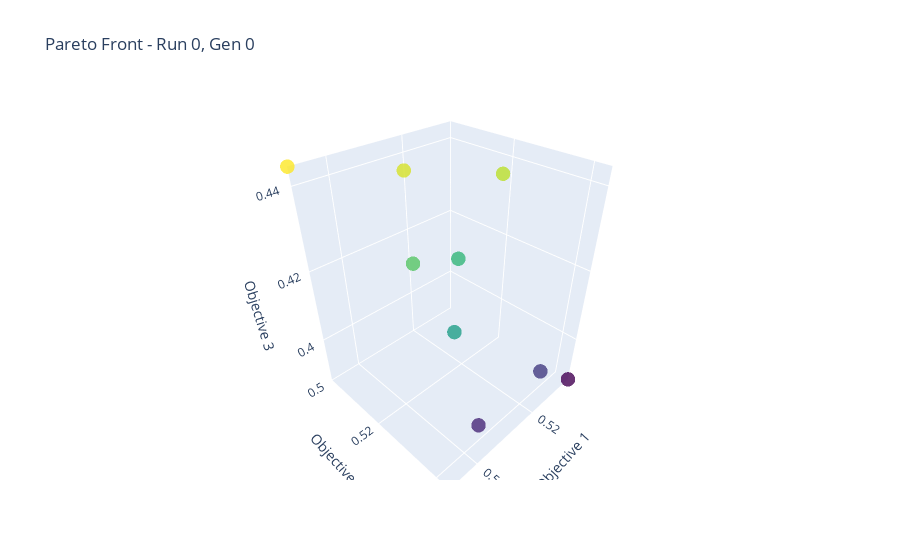
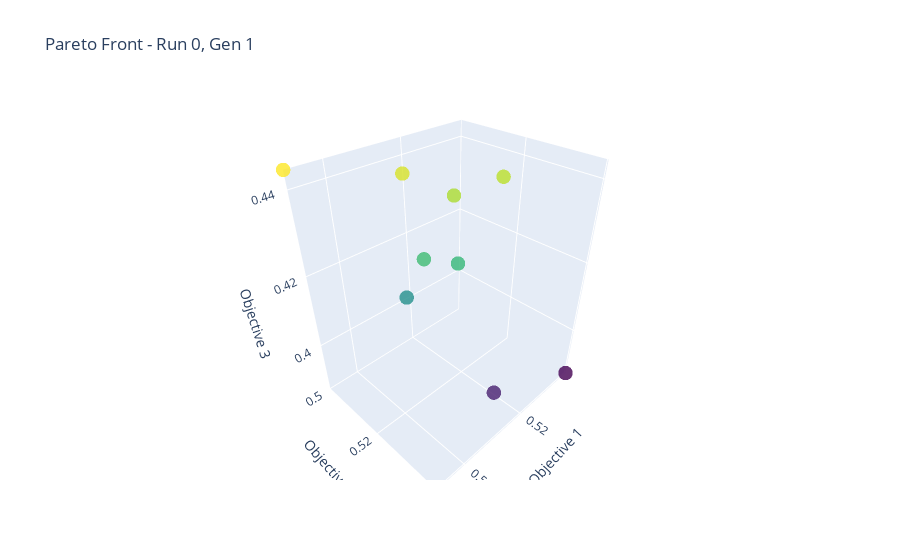
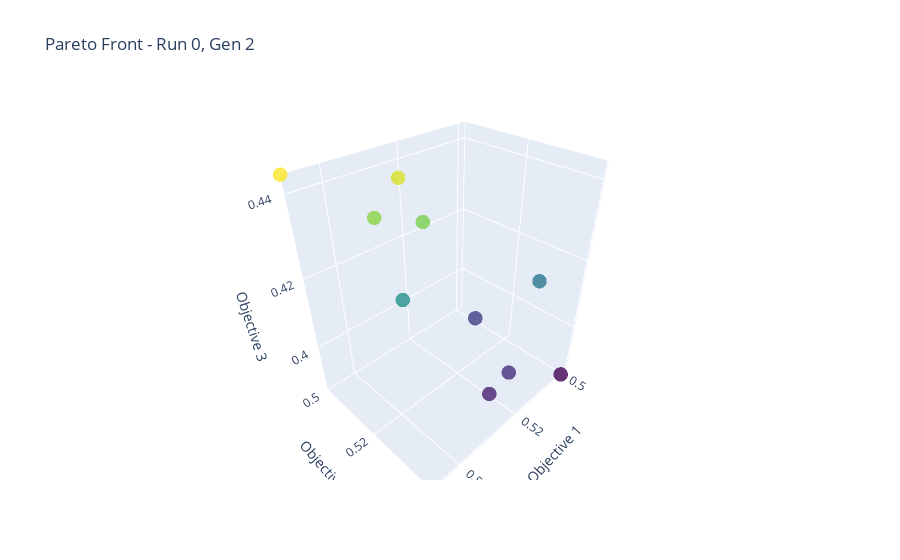
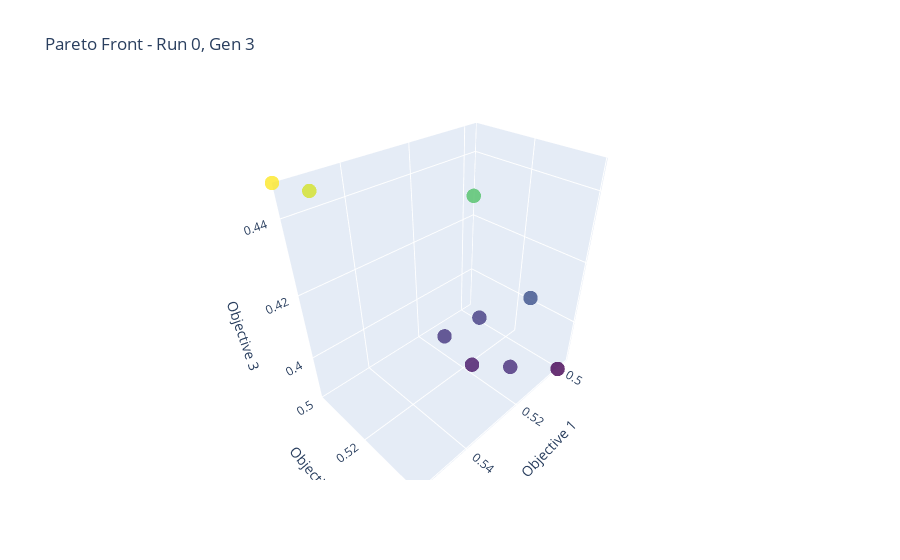

Notebook cell for these charts, in order:
### Code cell
import plotly.graph_objects as go

# Choose a generation and run
# gen_idx = 0
# run_idx = 0

for run_idx in range(len(all_runs_fronts)):
    for gen_idx in range(len(all_runs_fronts[run_idx])):
        
        front = all_runs_fronts[run_idx][gen_idx]

        fig = go.Figure(data=[go.Scatter3d(
            x=front[:, 0],
            y=front[:, 1],
            z=front[:, 2],
            mode='markers',
            marker=dict(
                size=5,
                color=front[:, 2],  # Color by third objective
                colorscale='Viridis',
                opacity=0.8
            )
        )])

        min_x = get_min_objective_value(run_idx, gen_idx, 0, 1)
        max_x = get_max_objective_value(run_idx, gen_idx, 0, 1)
        min_y = get_min_objective_value(run_idx, gen_idx, 1, 1)
        max_y = get_max_objective_value(run_idx, gen_idx, 1, 1)
        min_z = get_min_objective_value(run_idx, gen_idx, 2, 1)
        max_z = get_max_objective_value(run_idx, gen_idx, 2, 1)
        
        fig.update_layout(
            title=f"Pareto Front - Run {run_idx}, Gen {gen_idx}",
            scene=dict(
                xaxis=dict(title="Objective 1", range=[min_x, max_x]),
                yaxis=dict(title="Objective 2", range=[min_y, max_y]),
                zaxis=dict(title="Objective 3", range=[min_z, max_z])
            )
        )

        fig.show()

### Figure 1 — Plotly figure (JSON) as saved in the notebook; plotly's stock layout.template omitted (floating-point values rounded to 4 significant figures)
{"data": [{"marker": {"color": [0.4185, 0.4405, 0.438, 0.386, 0.4245, 0.396, 0.3925, 0.444, 0.4285], "colorscale": [[0, "#440154"], [0.1111, "#482878"], [0.2222, "#3e4989"], [0.3333, "#31688e"], [0.4444, "#26828e"], [0.5556, "#1f9e89"], [0.6667, "#35b779"], [0.7778, "#6ece58"], [0.8889, "#b5de2b"], [1, "#fde725"]], "opacity": 0.8, "size": 5}, "mode": "markers", "type": "scatter3d", "x": [0.5392, 0.5282, 0.5099, 0.5043, 0.5266, 0.516, 0.5361, 0.5486, 0.5388], "y": [0.5358, 0.51, 0.5218, 0.5439, 0.5245, 0.542, 0.5404, 0.5, 0.5241], "z": [0.4185, 0.4405, 0.438, 0.386, 0.4245, 0.396, 0.3925, 0.444, 0.4285]}], "layout": {"scene": {"xaxis": {"range": [0.5043, 0.5486], "title": {"text": "Objective 1"}}, "yaxis": {"range": [0.5, 0.5439], "title": {"text": "Objective 2"}}, "zaxis": {"range": [0.386, 0.444], "title": {"text": "Objective 3"}}}, "title": {"text": "Pareto Front - Run 0, Gen 0"}}}

### Figure 2 — Plotly figure (JSON) as saved in the notebook; plotly's stock layout.template omitted (floating-point values rounded to 4 significant figures)
{"data": [{"marker": {"color": [0.4405, 0.438, 0.4245, 0.444, 0.39, 0.4365, 0.385, 0.4255, 0.4145], "colorscale": [[0, "#440154"], [0.1111, "#482878"], [0.2222, "#3e4989"], [0.3333, "#31688e"], [0.4444, "#26828e"], [0.5556, "#1f9e89"], [0.6667, "#35b779"], [0.7778, "#6ece58"], [0.8889, "#b5de2b"], [1, "#fde725"]], "opacity": 0.8, "size": 5}, "mode": "markers", "type": "scatter3d", "x": [0.5282, 0.5099, 0.5266, 0.5486, 0.5231, 0.5221, 0.5004, 0.5315, 0.5334], "y": [0.51, 0.5218, 0.5245, 0.5, 0.5338, 0.5188, 0.5402, 0.5194, 0.5153], "z": [0.4405, 0.438, 0.4245, 0.444, 0.39, 0.4365, 0.385, 0.4255, 0.4145]}], "layout": {"scene": {"xaxis": {"range": [0.5004, 0.5486], "title": {"text": "Objective 1"}}, "yaxis": {"range": [0.5, 0.5402], "title": {"text": "Objective 2"}}, "zaxis": {"range": [0.385, 0.444], "title": {"text": "Objective 3"}}}, "title": {"text": "Pareto Front - Run 0, Gen 1"}}}

### Figure 3 — Plotly figure (JSON) as saved in the notebook; plotly's stock layout.template omitted (floating-point values rounded to 4 significant figures)
{"data": [{"marker": {"color": [0.4405, 0.444, 0.39, 0.385, 0.4145, 0.432, 0.396, 0.393, 0.4085, 0.4335], "colorscale": [[0, "#440154"], [0.1111, "#482878"], [0.2222, "#3e4989"], [0.3333, "#31688e"], [0.4444, "#26828e"], [0.5556, "#1f9e89"], [0.6667, "#35b779"], [0.7778, "#6ece58"], [0.8889, "#b5de2b"], [1, "#fde725"]], "opacity": 0.8, "size": 5}, "mode": "markers", "type": "scatter3d", "x": [0.5282, 0.5486, 0.5231, 0.5004, 0.5334, 0.527, 0.5092, 0.5165, 0.4976, 0.5349], "y": [0.51, 0.5, 0.5338, 0.5402, 0.5153, 0.5158, 0.5162, 0.5343, 0.5279, 0.5095], "z": [0.4405, 0.444, 0.39, 0.385, 0.4145, 0.432, 0.396, 0.393, 0.4085, 0.4335]}], "layout": {"scene": {"xaxis": {"range": [0.4976, 0.5486], "title": {"text": "Objective 1"}}, "yaxis": {"range": [0.5, 0.5402], "title": {"text": "Objective 2"}}, "zaxis": {"range": [0.385, 0.444], "title": {"text": "Objective 3"}}}, "title": {"text": "Pareto Front - Run 0, Gen 2"}}}

### Figure 4 — Plotly figure (JSON) as saved in the notebook; plotly's stock layout.template omitted (floating-point values rounded to 4 significant figures)
{"data": [{"marker": {"color": [0.444, 0.385, 0.396, 0.393, 0.3885, 0.4005, 0.448, 0.3945, 0.4305], "colorscale": [[0, "#440154"], [0.1111, "#482878"], [0.2222, "#3e4989"], [0.3333, "#31688e"], [0.4444, "#26828e"], [0.5556, "#1f9e89"], [0.6667, "#35b779"], [0.7778, "#6ece58"], [0.8889, "#b5de2b"], [1, "#fde725"]], "opacity": 0.8, "size": 5}, "mode": "markers", "type": "scatter3d", "x": [0.5486, 0.5004, 0.5092, 0.5165, 0.5199, 0.4953, 0.5562, 0.5216, 0.5024], "y": [0.5, 0.5402, 0.5162, 0.5343, 0.5233, 0.5244, 0.5, 0.5136, 0.5062], "z": [0.444, 0.385, 0.396, 0.393, 0.3885, 0.4005, 0.448, 0.3945, 0.4305]}], "layout": {"scene": {"xaxis": {"range": [0.4953, 0.5562], "title": {"text": "Objective 1"}}, "yaxis": {"range": [0.5, 0.5402], "title": {"text": "Objective 2"}}, "zaxis": {"range": [0.385, 0.448], "title": {"text": "Objective 3"}}}, "title": {"text": "Pareto Front - Run 0, Gen 3"}}}
